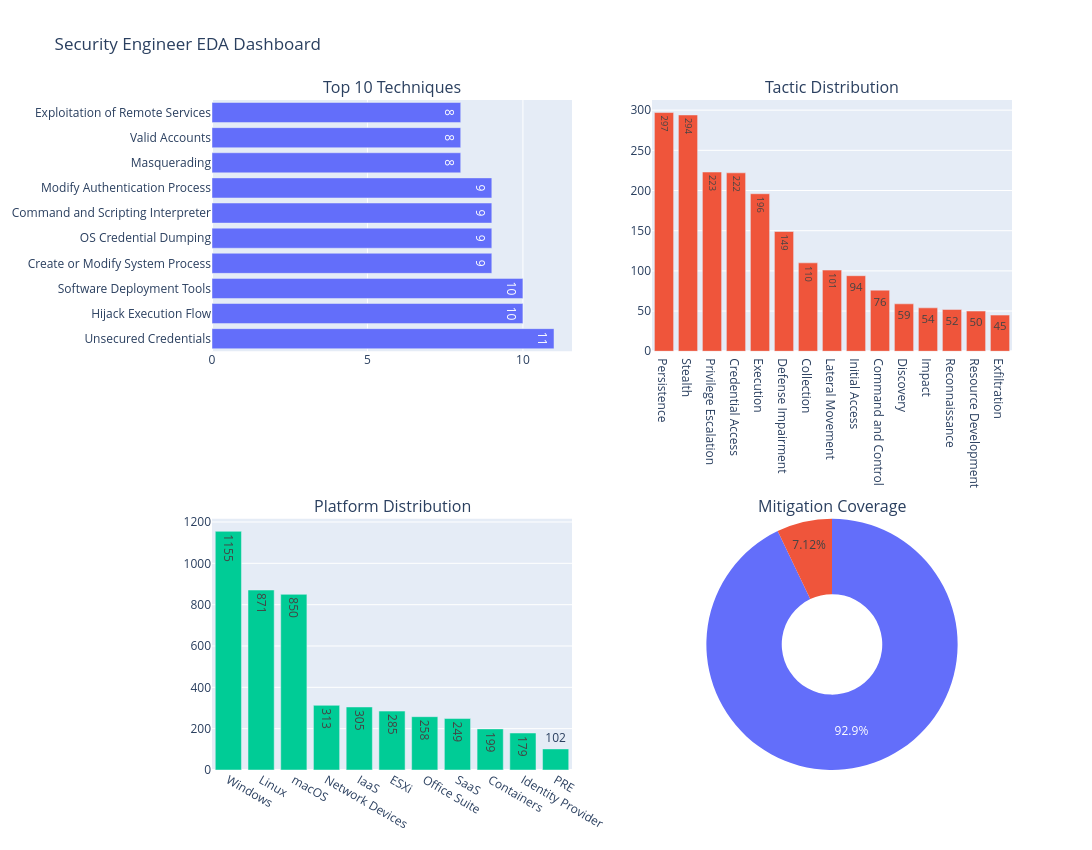

The cell this chart's notebook holds for it:
### Code cell
from plotly.subplots import make_subplots
import plotly.graph_objects as go

fig = make_subplots(
    rows=2,
    cols=2,
    subplot_titles=(
        "Top 10 Techniques",
        "Tactic Distribution",
        "Platform Distribution",
        "Mitigation Coverage"
    ),
    specs=[
        [{"type": "bar"}, {"type": "bar"}],
        [{"type": "bar"}, {"type": "pie"}]
    ]
)

# Chart 1: Top 10 techniques
fig.add_trace(
    go.Bar(
        x=top_10_techniques["record_count"],
        y=top_10_techniques["technique_name"],
        orientation="h",
        text=top_10_techniques["record_count"],
        textposition="auto",
        name="Techniques"
    ),
    row=1, col=1
)

# Chart 2: Tactic distribution
fig.add_trace(
    go.Bar(
        x=tactic_distribution["tactic_name"],
        y=tactic_distribution["record_count"],
        text=tactic_distribution["record_count"],
        textposition="auto",
        name="Tactics"
    ),
    row=1, col=2
)

# Chart 3: Platform distribution
fig.add_trace(
    go.Bar(
        x=platform_distribution["platform_name"],
        y=platform_distribution["record_count"],
        text=platform_distribution["record_count"],
        textposition="auto",
        name="Platforms"
    ),
    row=2, col=1
)

# Chart 4: Mitigation coverage
fig.add_trace(
    go.Pie(
        labels=mitigation_summary["Status"],
        values=mitigation_summary["Count"],
        hole=0.4
    ),
    row=2, col=2
)

fig.update_layout(
    title_text="Security Engineer EDA Dashboard",
    height=850,
    width=1400,
    showlegend=False
)

fig.show()

### Figure 1 — Plotly figure (JSON) as saved in the notebook; plotly's stock layout.template omitted (floating-point values rounded to 4 significant figures)
{"data": [{"name": "Techniques", "orientation": "h", "text": [11.0, 10.0, 10.0, 9.0, 9.0, 9.0, 9.0, 8.0, 8.0, 8.0], "textposition": "auto", "type": "bar", "x": [11, 10, 10, 9, 9, 9, 9, 8, 8, 8], "xaxis": "x", "y": ["Unsecured Credentials", "Hijack Execution Flow", "Software Deployment Tools", "Create or Modify System Process", "OS Credential Dumping", "Command and Scripting Interpreter", "Modify Authentication Process", "Masquerading", "Valid Accounts", "Exploitation of Remote Services"], "yaxis": "y"}, {"name": "Tactics", "text": [297.0, 294.0, 223.0, 222.0, 196.0, 149.0, 110.0, 101.0, 94.0, 76.0, 59.0, 54.0, 52.0, 50.0, 45.0], "textposition": "auto", "type": "bar", "x": ["Persistence", "Stealth", "Privilege Escalation", "Credential Access", "Execution", "Defense Impairment", "Collection", "Lateral Movement", "Initial Access", "Command and Control", "Discovery", "Impact", "Reconnaissance", "Resource Development", "Exfiltration"], "xaxis": "x2", "y": [297, 294, 223, 222, 196, 149, 110, 101, 94, 76, 59, 54, 52, 50, 45], "yaxis": "y2"}, {"name": "Platforms", "text": [1155.0, 871.0, 850.0, 313.0, 305.0, 285.0, 258.0, 249.0, 199.0, 179.0, 102.0], "textposition": "auto", "type": "bar", "x": ["Windows", "Linux", "macOS", "Network Devices", "IaaS", "ESXi", "Office Suite", "SaaS", "Containers", "Identity Provider", "PRE"], "xaxis": "x3", "y": [1155, 871, 850, 313, 305, 285, 258, 249, 199, 179, 102], "yaxis": "y3"}, {"domain": {"x": [0.55, 1], "y": [0, 0.375]}, "hole": 0.4, "labels": ["With Mitigation ID", "Without Mitigation ID"], "type": "pie", "values": [1448, 111]}], "layout": {"annotations": [{"font": {"size": 16}, "showarrow": false, "text": "Top 10 Techniques", "x": 0.225, "xanchor": "center", "xref": "paper", "y": 1, "yanchor": "bottom", "yref": "paper"}, {"font": {"size": 16}, "showarrow": false, "text": "Tactic Distribution", "x": 0.775, "xanchor": "center", "xref": "paper", "y": 1, "yanchor": "bottom", "yref": "paper"}, {"font": {"size": 16}, "showarrow": false, "text": "Platform Distribution", "x": 0.225, "xanchor": "center", "xref": "paper", "y": 0.375, "yanchor": "bottom", "yref": "paper"}, {"font": {"size": 16}, "showarrow": false, "text": "Mitigation Coverage", "x": 0.775, "xanchor": "center", "xref": "paper", "y": 0.375, "yanchor": "bottom", "yref": "paper"}], "height": 850, "showlegend": false, "title": {"text": "Security Engineer EDA Dashboard"}, "width": 1400, "xaxis": {"anchor": "y", "domain": [0, 0.45]}, "xaxis2": {"anchor": "y2", "domain": [0.55, 1]}, "xaxis3": {"anchor": "y3", "domain": [0, 0.45]}, "yaxis": {"anchor": "x", "domain": [0.625, 1]}, "yaxis2": {"anchor": "x2", "domain": [0.625, 1]}, "yaxis3": {"anchor": "x3", "domain": [0, 0.375]}}}
